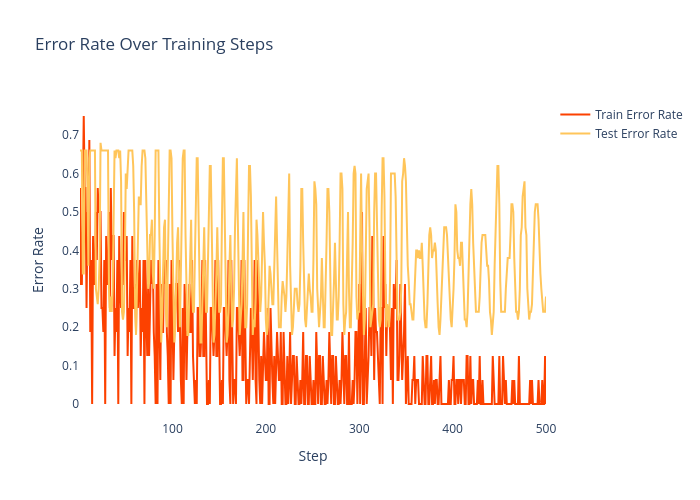

Notebook cell for this chart:
### Code cell
plot_metric(trainer.train_errors, trainer.val_errors, metric_name="Error Rate")

### Figure 1 — Plotly figure (JSON) as saved in the notebook; plotly's stock layout.template omitted (floating-point values rounded to 4 significant figures; data arrays with more than 128 entries replaced by an {"elided": "..."} marker saying what was removed)
{"data": [{"line": {"color": "#FC4100", "dash": "solid"}, "mode": "lines", "name": "Train Error Rate", "type": "scatter", "x": {"elided": "500 int values"}, "y": {"elided": "500 float values"}}, {"line": {"color": "#FFC55A", "dash": "solid"}, "mode": "lines", "name": "Test Error Rate", "type": "scatter", "x": {"elided": "500 int values"}, "y": {"elided": "500 float values"}}], "layout": {"height": 500, "hovermode": "x unified", "paper_bgcolor": "white", "plot_bgcolor": "white", "showlegend": true, "title": {"text": "Error Rate Over Training Steps"}, "width": 700, "xaxis": {"title": {"text": "Step"}}, "yaxis": {"title": {"text": "Error Rate"}}}}
